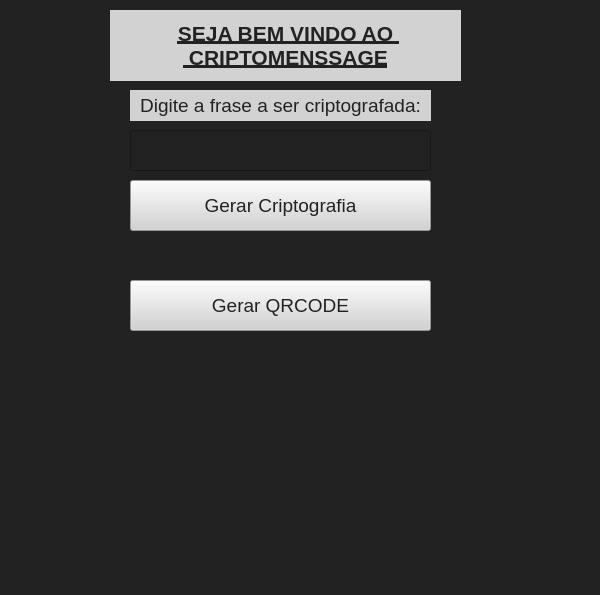
<?xml version="1.0" encoding="UTF-8"?>
<ui version="4.0">
 <class>MainWindow</class>
 <widget class="QMainWindow" name="MainWindow">
  <property name="geometry">
   <rect>
    <x>0</x>
    <y>0</y>
    <width>600</width>
    <height>595</height>
   </rect>
  </property>
  <property name="windowTitle">
   <string>MainWindow</string>
  </property>
  <property name="styleSheet">
   <string notr="true">background-color: #222</string>
  </property>
  <widget class="QWidget" name="centralwidget">
   <widget class="QPushButton" name="criptoButton">
    <property name="geometry">
     <rect>
      <x>130</x>
      <y>180</y>
      <width>301</width>
      <height>51</height>
     </rect>
    </property>
    <property name="font">
     <font>
      <pointsize>14</pointsize>
     </font>
    </property>
    <property name="styleSheet">
     <string notr="true">color: #222; background-color: #d2d2d2</string>
    </property>
    <property name="text">
     <string>Gerar Criptografia</string>
    </property>
    <property name="iconSize">
     <size>
      <width>40</width>
      <height>40</height>
     </size>
    </property>
   </widget>
   <widget class="QLabel" name="label">
    <property name="geometry">
     <rect>
      <x>110</x>
      <y>10</y>
      <width>351</width>
      <height>71</height>
     </rect>
    </property>
    <property name="font">
     <font>
      <pointsize>16</pointsize>
      <weight>75</weight>
      <bold>true</bold>
      <underline>true</underline>
     </font>
    </property>
    <property name="styleSheet">
     <string notr="true">color: #222; background-color: #d2d2d2; text-align: 'center';</string>
    </property>
    <property name="text">
     <string>SEJA BEM VINDO AO 
 CRIPTOMENSSAGE</string>
    </property>
    <property name="textFormat">
     <enum>Qt::AutoText</enum>
    </property>
    <property name="alignment">
     <set>Qt::AlignCenter</set>
    </property>
   </widget>
   <widget class="QLineEdit" name="lineEdit">
    <property name="geometry">
     <rect>
      <x>130</x>
      <y>130</y>
      <width>301</width>
      <height>41</height>
     </rect>
    </property>
    <property name="font">
     <font>
      <pointsize>14</pointsize>
     </font>
    </property>
    <property name="styleSheet">
     <string notr="true">color: #fff; padding: 5px;</string>
    </property>
    <property name="text">
     <string/>
    </property>
   </widget>
   <widget class="QLabel" name="label_2">
    <property name="geometry">
     <rect>
      <x>130</x>
      <y>90</y>
      <width>301</width>
      <height>31</height>
     </rect>
    </property>
    <property name="font">
     <font>
      <pointsize>14</pointsize>
     </font>
    </property>
    <property name="styleSheet">
     <string notr="true">color: #222; background-color: #d2d2d2; text-align: 'center';</string>
    </property>
    <property name="text">
     <string>Digite a frase a ser criptografada:</string>
    </property>
    <property name="alignment">
     <set>Qt::AlignCenter</set>
    </property>
   </widget>
   <widget class="QPushButton" name="qrcodeButton">
    <property name="geometry">
     <rect>
      <x>130</x>
      <y>280</y>
      <width>301</width>
      <height>51</height>
     </rect>
    </property>
    <property name="font">
     <font>
      <pointsize>14</pointsize>
     </font>
    </property>
    <property name="styleSheet">
     <string notr="true">color: #222; background-color: #d2d2d2</string>
    </property>
    <property name="text">
     <string>Gerar QRCODE</string>
    </property>
    <property name="iconSize">
     <size>
      <width>40</width>
      <height>40</height>
     </size>
    </property>
   </widget>
   <widget class="QLabel" name="resultado">
    <property name="geometry">
     <rect>
      <x>130</x>
      <y>240</y>
      <width>301</width>
      <height>31</height>
     </rect>
    </property>
    <property name="font">
     <font>
      <pointsize>14</pointsize>
     </font>
    </property>
    <property name="styleSheet">
     <string notr="true">color: #222; padding: 5px;</string>
    </property>
    <property name="text">
     <string>Digite a frase a ser criptografada:</string>
    </property>
    <property name="alignment">
     <set>Qt::AlignCenter</set>
    </property>
   </widget>
  </widget>
  <widget class="QMenuBar" name="menubar">
   <property name="geometry">
    <rect>
     <x>0</x>
     <y>0</y>
     <width>600</width>
     <height>21</height>
    </rect>
   </property>
  </widget>
  <widget class="QStatusBar" name="statusbar"/>
 </widget>
 <resources/>
 <connections/>
</ui>
